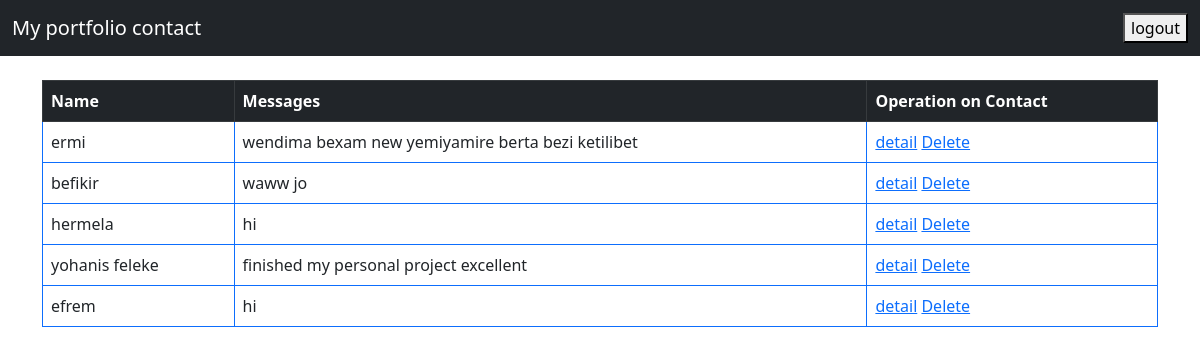
The app's page /home2/ with its own data.
### home/models.py (models this page shows)
class Contact(models.Model):
    name=models.CharField(max_length=40)
    email=models.EmailField(max_length=40)
    number=models.CharField(max_length=10)
    content=models.TextField(max_length=400)

### home/views.py (the view)
# urls.py: path('home2/', views.home2, name='home2'),
def home2(request):
    all_contact=Contact.objects.all()
    context={'all_contact': all_contact}
    return render(request,'home2.html',context=context)

### home/templates/home2.html
{% extends 'base2.html' %}
{% block content %}
<div class="container">
    <table class="table table-bordered border-primary">
      <thead class="table-dark">
        <tr>
          <th scope="col">Name</th>
          <th scope="col">Messages</th>
          <th scope="col">Operation on Contact</th>
        </tr>
      </thead>
      <tbody>
        {% for Contact in all_contact%}
        <tr>
          <td>{{Contact.name}}</td>
          <td>{{Contact.content}}</td>
          <td><a href="{% url 'detail_contact' Contact.id %}">detail</a>
            <a href="{% url 'delete_contact' Contact.id %}">Delete</a></td>
        </tr>
        {% endfor %}
      </tbody>
    </table>
    </div>
{% endblock content %}

### templates/base2.html (shortened to what this page needs)
{% load static %}
<!DOCTYPE html>
<html lang="en">
<head>
    <link href="{% static 'asset/css/bootstrap.min.css' %}" rel="stylesheet">
</head>
<body>
    <nav class="navbar navbar-expand-lg navbar-dark bg-dark">
        <div class="container-fluid">
          <a class="navbar-brand" href="{% url 'home2'%}">My portfolio contact</a>
<div class="right" >
          <div class="collapse navbar-collapse" id="navbarSupportedContent">
              <ul class="navbar-nav me-auto mb-2 mb-lg-0">
                <li class="nav-item">
                  <form method="post" action="{% url 'logout' %}">
                    <button type="submit">logout</button>
                </form>
                </li>
                   </ul>
          </div>
        </div>
        </div>
      </nav>
      <br>
      {% block content %}
      {% endblock content %}
</body>
</html>

### records on screen
Contact: name "ermi", content "wendima bexam new yemiyamire berta bezi ketilibet"
Contact: name "befikir", content "waww jo"
Contact: name "hermela", content "hi"
Contact: name "yohanis feleke", content "finished my personal project excellent"
Contact: name "efrem", content "hi"
